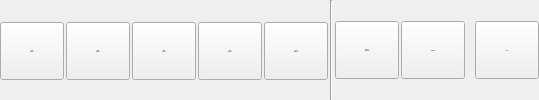
        <widget class="QWidget" name="TabFile">
         <property name="font">
          <font>
           <family>Sans Serif</family>
           <pointsize>8</pointsize>
          </font>
         </property>
         <attribute name="title">
          <string>File</string>
         </attribute>
         <layout class="QHBoxLayout" name="horizontalLayout_4">
          <property name="spacing">
           <number>2</number>
          </property>
          <property name="leftMargin">
           <number>0</number>
          </property>
          <property name="topMargin">
           <number>0</number>
          </property>
          <property name="rightMargin">
           <number>0</number>
          </property>
          <property name="bottomMargin">
           <number>0</number>
          </property>
          <item>
           <widget class="QToolButton" name="Action_New_BT">
            <property name="sizePolicy">
             <sizepolicy hsizetype="Fixed" vsizetype="Fixed">
              <horstretch>0</horstretch>
              <verstretch>0</verstretch>
             </sizepolicy>
            </property>
            <property name="minimumSize">
             <size>
              <width>64</width>
              <height>58</height>
             </size>
            </property>
            <property name="maximumSize">
             <size>
              <width>16777215</width>
              <height>56</height>
             </size>
            </property>
            <property name="font">
             <font>
              <pointsize>-1</pointsize>
             </font>
            </property>
            <property name="toolTip">
             <string>Create a new empty project (Ctrl+N)</string>
            </property>
            <property name="text">
             <string>New
project</string>
            </property>
            <property name="icon">
             <iconset resource="../RSCffDiaporama.qrc">
              <normaloff>:/img/filenew.png</normaloff>:/img/filenew.png</iconset>
            </property>
            <property name="iconSize">
             <size>
              <width>24</width>
              <height>24</height>
             </size>
            </property>
            <property name="toolButtonStyle">
             <enum>Qt::ToolButtonTextUnderIcon</enum>
            </property>
           </widget>
          </item>
          <item>
           <widget class="QToolButton" name="Action_Open_BT">
            <property name="sizePolicy">
             <sizepolicy hsizetype="Fixed" vsizetype="Fixed">
              <horstretch>0</horstretch>
              <verstretch>0</verstretch>
             </sizepolicy>
            </property>
            <property name="minimumSize">
             <size>
              <width>64</width>
              <height>58</height>
             </size>
            </property>
            <property name="maximumSize">
             <size>
              <width>16777215</width>
              <height>56</height>
             </size>
            </property>
            <property name="font">
             <font>
              <pointsize>-1</pointsize>
             </font>
            </property>
            <property name="toolTip">
             <string>Open a previously saved project (Ctrl+O)</string>
            </property>
            <property name="text">
             <string>Open
project</string>
            </property>
            <property name="icon">
             <iconset resource="../RSCffDiaporama.qrc">
              <normaloff>:/img/fileopen.png</normaloff>:/img/fileopen.png</iconset>
            </property>
            <property name="iconSize">
             <size>
              <width>24</width>
              <height>24</height>
             </size>
            </property>
            <property name="toolButtonStyle">
             <enum>Qt::ToolButtonTextUnderIcon</enum>
            </property>
           </widget>
          </item>
          <item>
           <widget class="QToolButton" name="Action_OpenRecent_BT">
            <property name="sizePolicy">
             <sizepolicy hsizetype="Fixed" vsizetype="Fixed">
              <horstretch>0</horstretch>
              <verstretch>0</verstretch>
             </sizepolicy>
            </property>
            <property name="minimumSize">
             <size>
              <width>64</width>
              <height>58</height>
             </size>
            </property>
            <property name="maximumSize">
             <size>
              <width>16777215</width>
              <height>56</height>
             </size>
            </property>
            <property name="font">
             <font>
              <pointsize>-1</pointsize>
             </font>
            </property>
            <property name="toolTip">
             <string>Open a recently used project file</string>
            </property>
            <property name="text">
             <string>Open
recent</string>
            </property>
            <property name="icon">
             <iconset resource="../RSCffDiaporama.qrc">
              <normaloff>:/img/filerecent.png</normaloff>:/img/filerecent.png</iconset>
            </property>
            <property name="iconSize">
             <size>
              <width>24</width>
              <height>24</height>
             </size>
            </property>
            <property name="toolButtonStyle">
             <enum>Qt::ToolButtonTextUnderIcon</enum>
            </property>
           </widget>
          </item>
          <item>
           <widget class="QToolButton" name="Action_Save_BT">
            <property name="sizePolicy">
             <sizepolicy hsizetype="Fixed" vsizetype="Fixed">
              <horstretch>0</horstretch>
              <verstretch>0</verstretch>
             </sizepolicy>
            </property>
            <property name="minimumSize">
             <size>
              <width>64</width>
              <height>58</height>
             </size>
            </property>
            <property name="maximumSize">
             <size>
              <width>16777215</width>
              <height>56</height>
             </size>
            </property>
            <property name="font">
             <font>
              <pointsize>-1</pointsize>
             </font>
            </property>
            <property name="toolTip">
             <string>Save current project (Ctrl+S)</string>
            </property>
            <property name="text">
             <string>Save
project</string>
            </property>
            <property name="icon">
             <iconset resource="../RSCffDiaporama.qrc">
              <normaloff>:/img/filesave.png</normaloff>:/img/filesave.png</iconset>
            </property>
            <property name="iconSize">
             <size>
              <width>24</width>
              <height>24</height>
             </size>
            </property>
            <property name="toolButtonStyle">
             <enum>Qt::ToolButtonTextUnderIcon</enum>
            </property>
           </widget>
          </item>
          <item>
           <widget class="QToolButton" name="ActionSave_as_BT">
            <property name="sizePolicy">
             <sizepolicy hsizetype="Fixed" vsizetype="Fixed">
              <horstretch>0</horstretch>
              <verstretch>0</verstretch>
             </sizepolicy>
            </property>
            <property name="minimumSize">
             <size>
              <width>64</width>
              <height>58</height>
             </size>
            </property>
            <property name="maximumSize">
             <size>
              <width>16777215</width>
              <height>56</height>
             </size>
            </property>
            <property name="font">
             <font>
              <pointsize>-1</pointsize>
             </font>
            </property>
            <property name="toolTip">
             <string>Save current project to a new project file</string>
            </property>
            <property name="text">
             <string>Save
project as</string>
            </property>
            <property name="icon">
             <iconset resource="../RSCffDiaporama.qrc">
              <normaloff>:/img/SaveAsMenu.png</normaloff>:/img/SaveAsMenu.png</iconset>
            </property>
            <property name="iconSize">
             <size>
              <width>24</width>
              <height>24</height>
             </size>
            </property>
            <property name="toolButtonStyle">
             <enum>Qt::ToolButtonTextUnderIcon</enum>
            </property>
           </widget>
          </item>
          <item>
           <widget class="Line" name="line">
            <property name="orientation">
             <enum>Qt::Vertical</enum>
            </property>
           </widget>
          </item>
          <item>
           <widget class="QToolButton" name="Action_PrjProperties_BT">
            <property name="minimumSize">
             <size>
              <width>64</width>
              <height>58</height>
             </size>
            </property>
            <property name="font">
             <font>
              <pointsize>-1</pointsize>
             </font>
            </property>
            <property name="toolTip">
             <string>Define project properties</string>
            </property>
            <property name="text">
             <string>Project
properties</string>
            </property>
            <property name="icon">
             <iconset resource="../RSCffDiaporama.qrc">
              <normaloff>:/img/PrjProperties.png</normaloff>:/img/PrjProperties.png</iconset>
            </property>
            <property name="iconSize">
             <size>
              <width>24</width>
              <height>24</height>
             </size>
            </property>
            <property name="toolButtonStyle">
             <enum>Qt::ToolButtonTextUnderIcon</enum>
            </property>
           </widget>
          </item>
          <item>
           <widget class="QToolButton" name="ActionConfiguration_BT">
            <property name="sizePolicy">
             <sizepolicy hsizetype="Fixed" vsizetype="Fixed">
              <horstretch>0</horstretch>
              <verstretch>56</verstretch>
             </sizepolicy>
            </property>
            <property name="minimumSize">
             <size>
              <width>64</width>
              <height>58</height>
             </size>
            </property>
            <property name="font">
             <font>
              <pointsize>-1</pointsize>
             </font>
            </property>
            <property name="toolTip">
             <string>Change application and project settings</string>
            </property>
            <property name="text">
             <string>Settings</string>
            </property>
            <property name="icon">
             <iconset resource="../RSCffDiaporama.qrc">
              <normaloff>:/img/config.png</normaloff>:/img/config.png</iconset>
            </property>
            <property name="iconSize">
             <size>
              <width>24</width>
              <height>24</height>
             </size>
            </property>
            <property name="toolButtonStyle">
             <enum>Qt::ToolButtonTextUnderIcon</enum>
            </property>
           </widget>
          </item>
          <item>
           <widget class="QLabel" name="label">
            <property name="text">
             <string notr="true"/>
            </property>
           </widget>
          </item>
          <item>
           <widget class="QToolButton" name="Action_Exit_BT">
            <property name="sizePolicy">
             <sizepolicy hsizetype="Fixed" vsizetype="Fixed">
              <horstretch>0</horstretch>
              <verstretch>56</verstretch>
             </sizepolicy>
            </property>
            <property name="minimumSize">
             <size>
              <width>64</width>
              <height>58</height>
             </size>
            </property>
            <property name="font">
             <font>
              <pointsize>-1</pointsize>
             </font>
            </property>
            <property name="toolTip">
             <string>Exit application (Ctrl+W)</string>
            </property>
            <property name="text">
             <string>Exit</string>
            </property>
            <property name="icon">
             <iconset resource="../RSCffDiaporama.qrc">
              <normaloff>:/img/exit.png</normaloff>:/img/exit.png</iconset>
            </property>
            <property name="iconSize">
             <size>
              <width>24</width>
              <height>24</height>
             </size>
            </property>
            <property name="toolButtonStyle">
             <enum>Qt::ToolButtonTextUnderIcon</enum>
            </property>
           </widget>
          </item>
         </layout>
        </widget>
